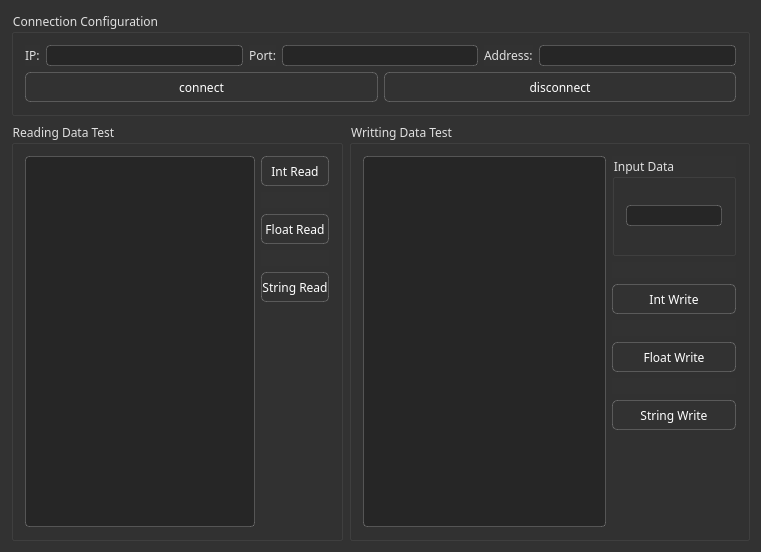
<?xml version="1.0" encoding="UTF-8"?>
<ui version="4.0">
 <class>DialogMCBinSettingClass</class>
 <widget class="QWidget" name="DialogMCBinSettingClass">
  <property name="geometry">
   <rect>
    <x>0</x>
    <y>0</y>
    <width>761</width>
    <height>552</height>
   </rect>
  </property>
  <property name="windowTitle">
   <string>DialogMCBinSetting</string>
  </property>
  <property name="styleSheet">
   <string notr="true">color:#E0E0E0;
font-family:Microsoft YaHei;
background: #323232;




</string>
  </property>
  <layout class="QGridLayout" name="gridLayout_4">
   <item row="0" column="0" colspan="2">
    <widget class="QGroupBox" name="groupBox">
     <property name="styleSheet">
      <string notr="true">QPushButton
{
	border: 1px solid rgba(255, 255, 255, 0.2);
	border-radius: 5px;
color:white;
}
QPushButton:hover
{
	background: #4A4A4A;
	border: 1px solid rgba(255, 255, 255, 0.2);
	border-radius: 5px;
}
QPushButton:pressed
{
	background: #787878;
	border: 1px solid rgba(255, 255, 255, 0.2);
	border-radius: 5px;
}
QPushButton:disabled
{
	background: #ABABAB;
	border: 1px solid rgba(255, 255, 255, 0.2);
	border-radius: 5px;
}
QLineEdit
{
	color:white;
background: #262626;
border: 1px solid rgba(255, 255, 255, 0.2);
border-radius: 4px;
}

</string>
     </property>
     <property name="title">
      <string>Connection Configuration</string>
     </property>
     <layout class="QGridLayout" name="gridLayout">
      <item row="0" column="0">
       <layout class="QHBoxLayout" name="horizontalLayout">
        <item>
         <widget class="QLabel" name="label">
          <property name="text">
           <string>IP:</string>
          </property>
         </widget>
        </item>
        <item>
         <widget class="QLineEdit" name="lineEdit_IpStr"/>
        </item>
        <item>
         <widget class="QLabel" name="label_2">
          <property name="text">
           <string>Port:</string>
          </property>
         </widget>
        </item>
        <item>
         <widget class="QLineEdit" name="lineEdit_Port"/>
        </item>
        <item>
         <widget class="QLabel" name="label_3">
          <property name="text">
           <string>Address:</string>
          </property>
         </widget>
        </item>
        <item>
         <widget class="QLineEdit" name="lineEdit_Addres"/>
        </item>
       </layout>
      </item>
      <item row="1" column="0">
       <layout class="QHBoxLayout" name="horizontalLayout_2">
        <item>
         <widget class="QPushButton" name="btn_Connet">
          <property name="minimumSize">
           <size>
            <width>0</width>
            <height>30</height>
           </size>
          </property>
          <property name="text">
           <string>connect</string>
          </property>
         </widget>
        </item>
        <item>
         <widget class="QPushButton" name="btn_DisConnect">
          <property name="minimumSize">
           <size>
            <width>0</width>
            <height>30</height>
           </size>
          </property>
          <property name="text">
           <string>disconnect</string>
          </property>
         </widget>
        </item>
       </layout>
      </item>
     </layout>
    </widget>
   </item>
   <item row="1" column="0">
    <widget class="QGroupBox" name="groupBox_2">
     <property name="styleSheet">
      <string notr="true">QPushButton
{
	border: 1px solid rgba(255, 255, 255, 0.2);
	border-radius: 5px;
color:white;
}
QPushButton:hover
{
	background: #4A4A4A;
	border: 1px solid rgba(255, 255, 255, 0.2);
	border-radius: 5px;
}
QPushButton:pressed
{
	background: #787878;
	border: 1px solid rgba(255, 255, 255, 0.2);
	border-radius: 5px;
}
QPushButton:disabled
{
	background: #ABABAB;
	border: 1px solid rgba(255, 255, 255, 0.2);
	border-radius: 5px;
}</string>
     </property>
     <property name="title">
      <string>Reading Data Test</string>
     </property>
     <layout class="QGridLayout" name="gridLayout_2">
      <item row="0" column="0">
       <layout class="QHBoxLayout" name="horizontalLayout_4">
        <item>
         <widget class="QTextEdit" name="textEdit_Read">
          <property name="styleSheet">
           <string notr="true">color:white;
background: #262626;
border: 1px solid rgba(255, 255, 255, 0.2);
border-radius: 4px;</string>
          </property>
         </widget>
        </item>
        <item>
         <layout class="QVBoxLayout" name="verticalLayout_2">
          <item>
           <widget class="QPushButton" name="btn_IntRead">
            <property name="minimumSize">
             <size>
              <width>0</width>
              <height>30</height>
             </size>
            </property>
            <property name="text">
             <string>Int Read</string>
            </property>
           </widget>
          </item>
          <item>
           <widget class="QLabel" name="label_5">
            <property name="text">
             <string/>
            </property>
           </widget>
          </item>
          <item>
           <widget class="QPushButton" name="btn_DoubleRead">
            <property name="minimumSize">
             <size>
              <width>0</width>
              <height>30</height>
             </size>
            </property>
            <property name="text">
             <string>Float Read</string>
            </property>
           </widget>
          </item>
          <item>
           <widget class="QLabel" name="label_4">
            <property name="text">
             <string/>
            </property>
           </widget>
          </item>
          <item>
           <widget class="QPushButton" name="btn_StringRead">
            <property name="minimumSize">
             <size>
              <width>0</width>
              <height>30</height>
             </size>
            </property>
            <property name="text">
             <string>String Read</string>
            </property>
           </widget>
          </item>
          <item>
           <spacer name="verticalSpacer">
            <property name="orientation">
             <enum>Qt::Vertical</enum>
            </property>
            <property name="sizeHint" stdset="0">
             <size>
              <width>20</width>
              <height>40</height>
             </size>
            </property>
           </spacer>
          </item>
         </layout>
        </item>
       </layout>
      </item>
     </layout>
    </widget>
   </item>
   <item row="1" column="1">
    <widget class="QGroupBox" name="groupBox_3">
     <property name="styleSheet">
      <string notr="true">QPushButton
{
	border: 1px solid rgba(255, 255, 255, 0.2);
	border-radius: 5px;
color:white;
}
QPushButton:hover
{
	background: #4A4A4A;
	border: 1px solid rgba(255, 255, 255, 0.2);
	border-radius: 5px;
}
QPushButton:pressed
{
	background: #787878;
	border: 1px solid rgba(255, 255, 255, 0.2);
	border-radius: 5px;
}
QPushButton:disabled
{
	background: #ABABAB;
	border: 1px solid rgba(255, 255, 255, 0.2);
	border-radius: 5px;
}</string>
     </property>
     <property name="title">
      <string>Writting Data Test</string>
     </property>
     <layout class="QGridLayout" name="gridLayout_3">
      <item row="0" column="0">
       <layout class="QHBoxLayout" name="horizontalLayout_3">
        <item>
         <widget class="QTextEdit" name="textEdit_Write">
          <property name="styleSheet">
           <string notr="true">color:white;
background: #262626;
border: 1px solid rgba(255, 255, 255, 0.2);
border-radius: 4px;</string>
          </property>
         </widget>
        </item>
        <item>
         <layout class="QVBoxLayout" name="verticalLayout" stretch="2,0,1,0,1,0,1,0">
          <item>
           <widget class="QGroupBox" name="groupBox_4">
            <property name="maximumSize">
             <size>
              <width>16777215</width>
              <height>100</height>
             </size>
            </property>
            <property name="styleSheet">
             <string notr="true">QLineEdit
{
	color:white;
background: #262626;
border: 1px solid rgba(255, 255, 255, 0.2);
border-radius: 4px;
}</string>
            </property>
            <property name="title">
             <string>Input Data</string>
            </property>
            <layout class="QGridLayout" name="gridLayout_5">
             <item row="0" column="0">
              <widget class="QLineEdit" name="lineEdit_InputData"/>
             </item>
            </layout>
           </widget>
          </item>
          <item>
           <widget class="QLabel" name="label_8">
            <property name="text">
             <string/>
            </property>
           </widget>
          </item>
          <item>
           <widget class="QPushButton" name="btn_IntWrite">
            <property name="minimumSize">
             <size>
              <width>0</width>
              <height>30</height>
             </size>
            </property>
            <property name="text">
             <string>Int Write</string>
            </property>
           </widget>
          </item>
          <item>
           <widget class="QLabel" name="label_6">
            <property name="text">
             <string/>
            </property>
           </widget>
          </item>
          <item>
           <widget class="QPushButton" name="btn_DoubleWrite">
            <property name="minimumSize">
             <size>
              <width>0</width>
              <height>30</height>
             </size>
            </property>
            <property name="text">
             <string>Float Write</string>
            </property>
           </widget>
          </item>
          <item>
           <widget class="QLabel" name="label_7">
            <property name="text">
             <string/>
            </property>
           </widget>
          </item>
          <item>
           <widget class="QPushButton" name="btn_StringWrite">
            <property name="minimumSize">
             <size>
              <width>0</width>
              <height>30</height>
             </size>
            </property>
            <property name="text">
             <string>String Write</string>
            </property>
           </widget>
          </item>
          <item>
           <spacer name="verticalSpacer_2">
            <property name="orientation">
             <enum>Qt::Vertical</enum>
            </property>
            <property name="sizeHint" stdset="0">
             <size>
              <width>20</width>
              <height>40</height>
             </size>
            </property>
           </spacer>
          </item>
         </layout>
        </item>
       </layout>
      </item>
     </layout>
    </widget>
   </item>
  </layout>
 </widget>
 <layoutdefault spacing="6" margin="11"/>
 <resources/>
 <connections/>
</ui>
